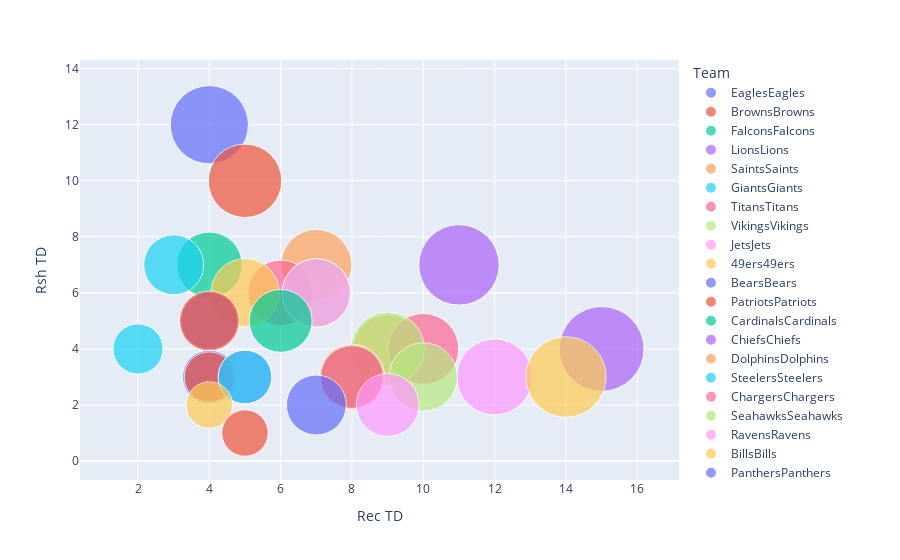

The notebook cell saved with this chart:
### Code cell
px.scatter(scoring_df, x='Rec TD', y='Rsh TD', color='Team', size='Tot TD', hover_name='Team', size_max=60)

### Figure 1 — Plotly figure (JSON) as saved in the notebook; plotly's stock layout.template omitted (floating-point values rounded to 4 significant figures)
{"data": [{"hovertemplate": "<b>%{hovertext}</b><br><br>Team=EaglesEagles<br>Rec TD=%{x}<br>Rsh TD=%{y}<br>Tot TD=%{marker.size}<extra></extra>", "hovertext": ["EaglesEagles"], "legendgroup": "EaglesEagles", "marker": {"color": "#636efa", "size": [17], "sizemode": "area", "sizeref": 0.005556, "symbol": "circle"}, "mode": "markers", "name": "EaglesEagles", "orientation": "v", "showlegend": true, "type": "scatter", "x": [4], "xaxis": "x", "y": [12], "yaxis": "y"}, {"hovertemplate": "<b>%{hovertext}</b><br><br>Team=BrownsBrowns<br>Rec TD=%{x}<br>Rsh TD=%{y}<br>Tot TD=%{marker.size}<extra></extra>", "hovertext": ["BrownsBrowns"], "legendgroup": "BrownsBrowns", "marker": {"color": "#EF553B", "size": [15], "sizemode": "area", "sizeref": 0.005556, "symbol": "circle"}, "mode": "markers", "name": "BrownsBrowns", "orientation": "v", "showlegend": true, "type": "scatter", "x": [5], "xaxis": "x", "y": [10], "yaxis": "y"}, {"hovertemplate": "<b>%{hovertext}</b><br><br>Team=FalconsFalcons<br>Rec TD=%{x}<br>Rsh TD=%{y}<br>Tot TD=%{marker.size}<extra></extra>", "hovertext": ["FalconsFalcons"], "legendgroup": "FalconsFalcons", "marker": {"color": "#00cc96", "size": [12], "sizemode": "area", "sizeref": 0.005556, "symbol": "circle"}, "mode": "markers", "name": "FalconsFalcons", "orientation": "v", "showlegend": true, "type": "scatter", "x": [4], "xaxis": "x", "y": [7], "yaxis": "y"}, {"hovertemplate": "<b>%{hovertext}</b><br><br>Team=LionsLions<br>Rec TD=%{x}<br>Rsh TD=%{y}<br>Tot TD=%{marker.size}<extra></extra>", "hovertext": ["LionsLions"], "legendgroup": "LionsLions", "marker": {"color": "#ab63fa", "size": [18], "sizemode": "area", "sizeref": 0.005556, "symbol": "circle"}, "mode": "markers", "name": "LionsLions", "orientation": "v", "showlegend": true, "type": "scatter", "x": [11], "xaxis": "x", "y": [7], "yaxis": "y"}, {"hovertemplate": "<b>%{hovertext}</b><br><br>Team=SaintsSaints<br>Rec TD=%{x}<br>Rsh TD=%{y}<br>Tot TD=%{marker.size}<extra></extra>", "hovertext": ["SaintsSaints"], "legendgroup": "SaintsSaints", "marker": {"color": "#FFA15A", "size": [14], "sizemode": "area", "sizeref": 0.005556, "symbol": "circle"}, "mode": "markers", "name": "SaintsSaints", "orientation": "v", "showlegend": true, "type": "scatter", "x": [7], "xaxis": "x", "y": [7], "yaxis": "y"}, {"hovertemplate": "<b>%{hovertext}</b><br><br>Team=GiantsGiants<br>Rec TD=%{x}<br>Rsh TD=%{y}<br>Tot TD=%{marker.size}<extra></extra>", "hovertext": ["GiantsGiants"], "legendgroup": "GiantsGiants", "marker": {"color": "#19d3f3", "size": [10], "sizemode": "area", "sizeref": 0.005556, "symbol": "circle"}, "mode": "markers", "name": "GiantsGiants", "orientation": "v", "showlegend": true, "type": "scatter", "x": [3], "xaxis": "x", "y": [7], "yaxis": "y"}, {"hovertemplate": "<b>%{hovertext}</b><br><br>Team=TitansTitans<br>Rec TD=%{x}<br>Rsh TD=%{y}<br>Tot TD=%{marker.size}<extra></extra>", "hovertext": ["TitansTitans"], "legendgroup": "TitansTitans", "marker": {"color": "#FF6692", "size": [12], "sizemode": "area", "sizeref": 0.005556, "symbol": "circle"}, "mode": "markers", "name": "TitansTitans", "orientation": "v", "showlegend": true, "type": "scatter", "x": [6], "xaxis": "x", "y": [6], "yaxis": "y"}, {"hovertemplate": "<b>%{hovertext}</b><br><br>Team=VikingsVikings<br>Rec TD=%{x}<br>Rsh TD=%{y}<br>Tot TD=%{marker.size}<extra></extra>", "hovertext": ["VikingsVikings"], "legendgroup": "VikingsVikings", "marker": {"color": "#B6E880", "size": [13], "sizemode": "area", "sizeref": 0.005556, "symbol": "circle"}, "mode": "markers", "name": "VikingsVikings", "orientation": "v", "showlegend": true, "type": "scatter", "x": [7], "xaxis": "x", "y": [6], "yaxis": "y"}, {"hovertemplate": "<b>%{hovertext}</b><br><br>Team=JetsJets<br>Rec TD=%{x}<br>Rsh TD=%{y}<br>Tot TD=%{marker.size}<extra></extra>", "hovertext": ["JetsJets"], "legendgroup": "JetsJets", "marker": {"color": "#FF97FF", "size": [13], "sizemode": "area", "sizeref": 0.005556, "symbol": "circle"}, "mode": "markers", "name": "JetsJets", "orientation": "v", "showlegend": true, "type": "scatter", "x": [7], "xaxis": "x", "y": [6], "yaxis": "y"}, {"hovertemplate": "<b>%{hovertext}</b><br><br>Team=49ers49ers<br>Rec TD=%{x}<br>Rsh TD=%{y}<br>Tot TD=%{marker.size}<extra></extra>", "hovertext": ["49ers49ers"], "legendgroup": "49ers49ers", "marker": {"color": "#FECB52", "size": [13], "sizemode": "area", "sizeref": 0.005556, "symbol": "circle"}, "mode": "markers", "name": "49ers49ers", "orientation": "v", "showlegend": true, "type": "scatter", "x": [5], "xaxis": "x", "y": [6], "yaxis": "y"}, {"hovertemplate": "<b>%{hovertext}</b><br><br>Team=BearsBears<br>Rec TD=%{x}<br>Rsh TD=%{y}<br>Tot TD=%{marker.size}<extra></extra>", "hovertext": ["BearsBears"], "legendgroup": "BearsBears", "marker": {"color": "#636efa", "size": [9], "sizemode": "area", "sizeref": 0.005556, "symbol": "circle"}, "mode": "markers", "name": "BearsBears", "orientation": "v", "showlegend": true, "type": "scatter", "x": [4], "xaxis": "x", "y": [5], "yaxis": "y"}, {"hovertemplate": "<b>%{hovertext}</b><br><br>Team=PatriotsPatriots<br>Rec TD=%{x}<br>Rsh TD=%{y}<br>Tot TD=%{marker.size}<extra></extra>", "hovertext": ["PatriotsPatriots"], "legendgroup": "PatriotsPatriots", "marker": {"color": "#EF553B", "size": [10], "sizemode": "area", "sizeref": 0.005556, "symbol": "circle"}, "mode": "markers", "name": "PatriotsPatriots", "orientation": "v", "showlegend": true, "type": "scatter", "x": [4], "xaxis": "x", "y": [5], "yaxis": "y"}, {"hovertemplate": "<b>%{hovertext}</b><br><br>Team=CardinalsCardinals<br>Rec TD=%{x}<br>Rsh TD=%{y}<br>Tot TD=%{marker.size}<extra></extra>", "hovertext": ["CardinalsCardinals"], "legendgroup": "CardinalsCardinals", "marker": {"color": "#00cc96", "size": [11], "sizemode": "area", "sizeref": 0.005556, "symbol": "circle"}, "mode": "markers", "name": "CardinalsCardinals", "orientation": "v", "showlegend": true, "type": "scatter", "x": [6], "xaxis": "x", "y": [5], "yaxis": "y"}, {"hovertemplate": "<b>%{hovertext}</b><br><br>Team=ChiefsChiefs<br>Rec TD=%{x}<br>Rsh TD=%{y}<br>Tot TD=%{marker.size}<extra></extra>", "hovertext": ["ChiefsChiefs"], "legendgroup": "ChiefsChiefs", "marker": {"color": "#ab63fa", "size": [20], "sizemode": "area", "sizeref": 0.005556, "symbol": "circle"}, "mode": "markers", "name": "ChiefsChiefs", "orientation": "v", "showlegend": true, "type": "scatter", "x": [15], "xaxis": "x", "y": [4], "yaxis": "y"}, {"hovertemplate": "<b>%{hovertext}</b><br><br>Team=DolphinsDolphins<br>Rec TD=%{x}<br>Rsh TD=%{y}<br>Tot TD=%{marker.size}<extra></extra>", "hovertext": ["DolphinsDolphins"], "legendgroup": "DolphinsDolphins", "marker": {"color": "#FFA15A", "size": [13], "sizemode": "area", "sizeref": 0.005556, "symbol": "circle"}, "mode": "markers", "name": "DolphinsDolphins", "orientation": "v", "showlegend": true, "type": "scatter", "x": [9], "xaxis": "x", "y": [4], "yaxis": "y"}, {"hovertemplate": "<b>%{hovertext}</b><br><br>Team=SteelersSteelers<br>Rec TD=%{x}<br>Rsh TD=%{y}<br>Tot TD=%{marker.size}<extra></extra>", "hovertext": ["SteelersSteelers"], "legendgroup": "SteelersSteelers", "marker": {"color": "#19d3f3", "size": [7], "sizemode": "area", "sizeref": 0.005556, "symbol": "circle"}, "mode": "markers", "name": "SteelersSteelers", "orientation": "v", "showlegend": true, "type": "scatter", "x": [2], "xaxis": "x", "y": [4], "yaxis": "y"}, {"hovertemplate": "<b>%{hovertext}</b><br><br>Team=ChargersChargers<br>Rec TD=%{x}<br>Rsh TD=%{y}<br>Tot TD=%{marker.size}<extra></extra>", "hovertext": ["ChargersChargers"], "legendgroup": "ChargersChargers", "marker": {"color": "#FF6692", "size": [14], "sizemode": "area", "sizeref": 0.005556, "symbol": "circle"}, "mode": "markers", "name": "ChargersChargers", "orientation": "v", "showlegend": true, "type": "scatter", "x": [10], "xaxis": "x", "y": [4], "yaxis": "y"}, {"hovertemplate": "<b>%{hovertext}</b><br><br>Team=SeahawksSeahawks<br>Rec TD=%{x}<br>Rsh TD=%{y}<br>Tot TD=%{marker.size}<extra></extra>", "hovertext": ["SeahawksSeahawks"], "legendgroup": "SeahawksSeahawks", "marker": {"color": "#B6E880", "size": [15], "sizemode": "area", "sizeref": 0.005556, "symbol": "circle"}, "mode": "markers", "name": "SeahawksSeahawks", "orientation": "v", "showlegend": true, "type": "scatter", "x": [9], "xaxis": "x", "y": [4], "yaxis": "y"}, {"hovertemplate": "<b>%{hovertext}</b><br><br>Team=RavensRavens<br>Rec TD=%{x}<br>Rsh TD=%{y}<br>Tot TD=%{marker.size}<extra></extra>", "hovertext": ["RavensRavens"], "legendgroup": "RavensRavens", "marker": {"color": "#FF97FF", "size": [16], "sizemode": "area", "sizeref": 0.005556, "symbol": "circle"}, "mode": "markers", "name": "RavensRavens", "orientation": "v", "showlegend": true, "type": "scatter", "x": [12], "xaxis": "x", "y": [3], "yaxis": "y"}, {"hovertemplate": "<b>%{hovertext}</b><br><br>Team=BillsBills<br>Rec TD=%{x}<br>Rsh TD=%{y}<br>Tot TD=%{marker.size}<extra></extra>", "hovertext": ["BillsBills"], "legendgroup": "BillsBills", "marker": {"color": "#FECB52", "size": [18], "sizemode": "area", "sizeref": 0.005556, "symbol": "circle"}, "mode": "markers", "name": "BillsBills", "orientation": "v", "showlegend": true, "type": "scatter", "x": [14], "xaxis": "x", "y": [3], "yaxis": "y"}, {"hovertemplate": "<b>%{hovertext}</b><br><br>Team=PanthersPanthers<br>Rec TD=%{x}<br>Rsh TD=%{y}<br>Tot TD=%{marker.size}<extra></extra>", "hovertext": ["PanthersPanthers"], "legendgroup": "PanthersPanthers", "marker": {"color": "#636efa", "size": [8], "sizemode": "area", "sizeref": 0.005556, "symbol": "circle"}, "mode": "markers", "name": "PanthersPanthers", "orientation": "v", "showlegend": true, "type": "scatter", "x": [4], "xaxis": "x", "y": [3], "yaxis": "y"}, {"hovertemplate": "<b>%{hovertext}</b><br><br>Team=CowboysCowboys<br>Rec TD=%{x}<br>Rsh TD=%{y}<br>Tot TD=%{marker.size}<extra></extra>", "hovertext": ["CowboysCowboys"], "legendgroup": "CowboysCowboys", "marker": {"color": "#EF553B", "size": [7], "sizemode": "area", "sizeref": 0.005556, "symbol": "circle"}, "mode": "markers", "name": "CowboysCowboys", "orientation": "v", "showlegend": true, "type": "scatter", "x": [4], "xaxis": "x", "y": [3], "yaxis": "y"}, {"hovertemplate": "<b>%{hovertext}</b><br><br>Team=PackersPackers<br>Rec TD=%{x}<br>Rsh TD=%{y}<br>Tot TD=%{marker.size}<extra></extra>", "hovertext": ["PackersPackers"], "legendgroup": "PackersPackers", "marker": {"color": "#00cc96", "size": [11], "sizemode": "area", "sizeref": 0.005556, "symbol": "circle"}, "mode": "markers", "name": "PackersPackers", "orientation": "v", "showlegend": true, "type": "scatter", "x": [8], "xaxis": "x", "y": [3], "yaxis": "y"}, {"hovertemplate": "<b>%{hovertext}</b><br><br>Team=TexansTexans<br>Rec TD=%{x}<br>Rsh TD=%{y}<br>Tot TD=%{marker.size}<extra></extra>", "hovertext": ["TexansTexans"], "legendgroup": "TexansTexans", "marker": {"color": "#ab63fa", "size": [8], "sizemode": "area", "sizeref": 0.005556, "symbol": "circle"}, "mode": "markers", "name": "TexansTexans", "orientation": "v", "showlegend": true, "type": "scatter", "x": [5], "xaxis": "x", "y": [3], "yaxis": "y"}, {"hovertemplate": "<b>%{hovertext}</b><br><br>Team=JaguarsJaguars<br>Rec TD=%{x}<br>Rsh TD=%{y}<br>Tot TD=%{marker.size}<extra></extra>", "hovertext": ["JaguarsJaguars"], "legendgroup": "JaguarsJaguars", "marker": {"color": "#FFA15A", "size": [12], "sizemode": "area", "sizeref": 0.005556, "symbol": "circle"}, "mode": "markers", "name": "JaguarsJaguars", "orientation": "v", "showlegend": true, "type": "scatter", "x": [8], "xaxis": "x", "y": [3], "yaxis": "y"}, {"hovertemplate": "<b>%{hovertext}</b><br><br>Team=RamsRams<br>Rec TD=%{x}<br>Rsh TD=%{y}<br>Tot TD=%{marker.size}<extra></extra>", "hovertext": ["RamsRams"], "legendgroup": "RamsRams", "marker": {"color": "#19d3f3", "size": [8], "sizemode": "area", "sizeref": 0.005556, "symbol": "circle"}, "mode": "markers", "name": "RamsRams", "orientation": "v", "showlegend": true, "type": "scatter", "x": [5], "xaxis": "x", "y": [3], "yaxis": "y"}, {"hovertemplate": "<b>%{hovertext}</b><br><br>Team=RaidersRaiders<br>Rec TD=%{x}<br>Rsh TD=%{y}<br>Tot TD=%{marker.size}<extra></extra>", "hovertext": ["RaidersRaiders"], "legendgroup": "RaidersRaiders", "marker": {"color": "#FF6692", "size": [11], "sizemode": "area", "sizeref": 0.005556, "symbol": "circle"}, "mode": "markers", "name": "RaidersRaiders", "orientation": "v", "showlegend": true, "type": "scatter", "x": [8], "xaxis": "x", "y": [3], "yaxis": "y"}, {"hovertemplate": "<b>%{hovertext}</b><br><br>Team=CommandersCommanders<br>Rec TD=%{x}<br>Rsh TD=%{y}<br>Tot TD=%{marker.size}<extra></extra>", "hovertext": ["CommandersCommanders"], "legendgroup": "CommandersCommanders", "marker": {"color": "#B6E880", "size": [13], "sizemode": "area", "sizeref": 0.005556, "symbol": "circle"}, "mode": "markers", "name": "CommandersCommanders", "orientation": "v", "showlegend": true, "type": "scatter", "x": [10], "xaxis": "x", "y": [3], "yaxis": "y"}, {"hovertemplate": "<b>%{hovertext}</b><br><br>Team=BengalsBengals<br>Rec TD=%{x}<br>Rsh TD=%{y}<br>Tot TD=%{marker.size}<extra></extra>", "hovertext": ["BengalsBengals"], "legendgroup": "BengalsBengals", "marker": {"color": "#FF97FF", "size": [11], "sizemode": "area", "sizeref": 0.005556, "symbol": "circle"}, "mode": "markers", "name": "BengalsBengals", "orientation": "v", "showlegend": true, "type": "scatter", "x": [9], "xaxis": "x", "y": [2], "yaxis": "y"}, {"hovertemplate": "<b>%{hovertext}</b><br><br>Team=BroncosBroncos<br>Rec TD=%{x}<br>Rsh TD=%{y}<br>Tot TD=%{marker.size}<extra></extra>", "hovertext": ["BroncosBroncos"], "legendgroup": "BroncosBroncos", "marker": {"color": "#FECB52", "size": [6], "sizemode": "area", "sizeref": 0.005556, "symbol": "circle"}, "mode": "markers", "name": "BroncosBroncos", "orientation": "v", "showlegend": true, "type": "scatter", "x": [4], "xaxis": "x", "y": [2], "yaxis": "y"}, {"hovertemplate": "<b>%{hovertext}</b><br><br>Team=BuccaneersBuccaneers<br>Rec TD=%{x}<br>Rsh TD=%{y}<br>Tot TD=%{marker.size}<extra></extra>", "hovertext": ["BuccaneersBuccaneers"], "legendgroup": "BuccaneersBuccaneers", "marker": {"color": "#636efa", "size": [10], "sizemode": "area", "sizeref": 0.005556, "symbol": "circle"}, "mode": "markers", "name": "BuccaneersBuccaneers", "orientation": "v", "showlegend": true, "type": "scatter", "x": [7], "xaxis": "x", "y": [2], "yaxis": "y"}, {"hovertemplate": "<b>%{hovertext}</b><br><br>Team=ColtsColts<br>Rec TD=%{x}<br>Rsh TD=%{y}<br>Tot TD=%{marker.size}<extra></extra>", "hovertext": ["ColtsColts"], "legendgroup": "ColtsColts", "marker": {"color": "#EF553B", "size": [6], "sizemode": "area", "sizeref": 0.005556, "symbol": "circle"}, "mode": "markers", "name": "ColtsColts", "orientation": "v", "showlegend": true, "type": "scatter", "x": [5], "xaxis": "x", "y": [1], "yaxis": "y"}], "layout": {"legend": {"itemsizing": "constant", "title": {"text": "Team"}, "tracegroupgap": 0}, "margin": {"t": 60}, "xaxis": {"anchor": "y", "domain": [0, 1], "title": {"text": "Rec TD"}}, "yaxis": {"anchor": "x", "domain": [0, 1], "title": {"text": "Rsh TD"}}}}
